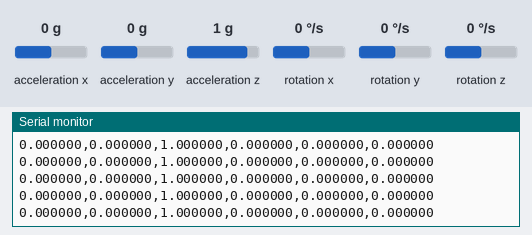
The sketch below on a simulated ESP8266 (NodeMCU). On the bench: the last lines printed to the serial monitor. Wiring (inferred from the names in the program): MPU-6050 motion sensor at I2C address 0x68. Inputs (shaded band) come from the test bench; at power-on: rotation x 0 °/s, acceleration x 0 g, rotation y 0 °/s, rotation z 0 °/s, acceleration y 0 g, acceleration z 1 g. WiFi joins after 1.5 s; servers stay silent unless stated.

Above: at 3.1 s.
3.2 s: rotation x set to -192 °/s
At 3.28 s:
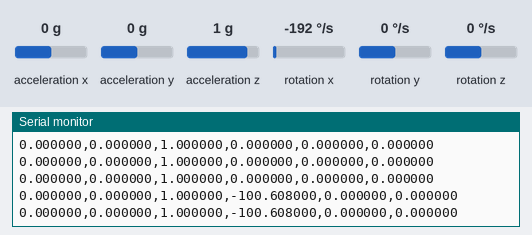
6.2 s: acceleration x set to -1.4 g
At 6.24 s:
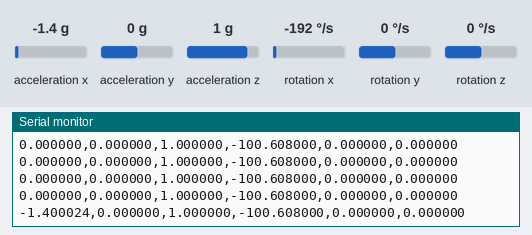
9.2 s: rotation y set to -192 °/s
At 9.31 s:
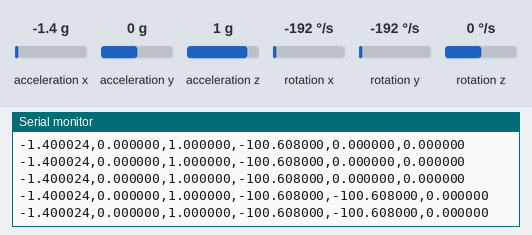
12.2 s: rotation z set to -192 °/s
At 12.28 s:
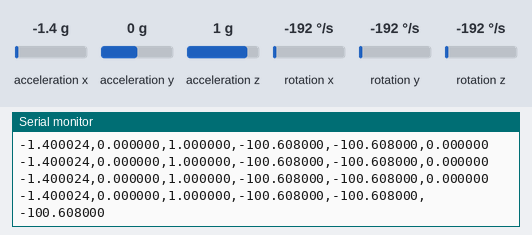
15.2 s: rotation x set to 0 °/s
At 15.25 s:
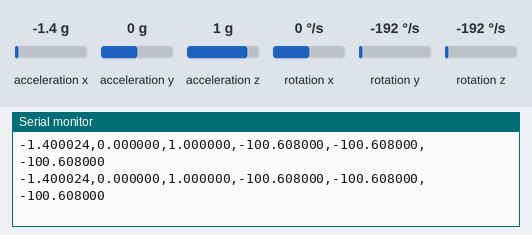

Measured:
- after the input at 3.2 s, the serial monitor: prints a new line at once (image 1)
- after the input at 6.2 s, the serial monitor: prints a new line at once (image 2)
- after the input at 9.2 s, the serial monitor: prints a new line at once (image 3)
- after the input at 12.2 s, the serial monitor: prints a new line at once (image 4)

The sketch:

gyro_acc_read.ino
```cpp
#include <Wire.h>
#include "wifi_connect.h"
double accx, accy,accz, gyrox,gyroy,gyroz,temp,magx,magy,magz,magx_ses,magy_ses,magz_ses;
const int Mpu=0x68;
const int MAG_ADDR = 0x0C; // 0x say that we are working with hex numbers and 0C is the magnetometer sensor adress in hex (from data sheet)
float asax, asay, asaz;
int8_t Msens_x,Msens_y, Msens_z;
int16_t mag_xL, mag_xH, mag_yL, mag_yH, mag_zL, mag_zH;
int8_t control_1;
int8_t status_1;
int8_t status_2;
float Yaw;
int16_t mag_x, mag_y, mag_z;

void setup()
{
Wire.begin();
Wire.setClock(400000); // I2C clock rate ,You can delete it but it helps the speed of I2C (default rate is 100000 Hz)
delay(100);
// turn Mpu on
Wire.beginTransmission(Mpu);
Wire.write(0x6B);  // Power register
Wire.write(0);     // wakes up the MPU-6050
Wire.endTransmission();
//

delay(100);
// Configure Gyro
Wire.beginTransmission(Mpu);
Wire.write(0x1B); // Gyro Config
Wire.write(0x0); // (0: 250 dps (131 LSB/dps); 1: 500 dps (65.5 LSB/dps) ; 2: 1000 dps ( 32.8 LSB/dps) ; 3: 2000 dps (16.4 LSB/dps)
Wire.endTransmission();
//

delay(100);
// Configure Accelerometer
Wire.beginTransmission(Mpu);
Wire.write(0x1C); // Accelerometer  Config
Wire.write(0x0); // (0: 2g (16384 LSB/g); 1: 4g (8192 LSB/g) ; 2: 8g ( 4096 LSB/g) ; 3: 16g (2048 LSB/g)
Wire.endTransmission();

Serial.begin(9600);  //Setting the baudrate
delay(100);
wifi_connect();

}
void loop()
{
// Get data from MPU
Wire.beginTransmission(Mpu);
Wire.write(0x3B);
Wire.endTransmission();
Wire.requestFrom(Mpu,14,true);
char sensor_data[40];
accx=(int16_t)(Wire.read()<<8|Wire.read())/16384.00; // g
accy=(int16_t)(Wire.read()<<8|Wire.read())/16384.00; // g
accz=(int16_t)(Wire.read()<<8|Wire.read())/16384.00; // g
temp=(int16_t)(Wire.read()<<8|Wire.read())/340.00 + 36.53;  // Celsus
gyrox=(int16_t)(Wire.read()<<8|Wire.read())/250.00; // Dps
gyroy=(int16_t)(Wire.read()<<8|Wire.read())/250.00; // Dps
gyroz=(int16_t)(Wire.read()<<8|Wire.read())/250.00; // Dp
sprintf(sensor_data,"%lf,%lf,%lf,%lf,%lf,%lf \n",accx,accy,accz,gyrox,gyroy,gyroz);

send_udp_packet(sensor_data);
Serial.print(sensor_data);


}
```

wifi_connect.h
```cpp
#include <ESP8266WiFi.h>
#include <WiFiUdp.h>

const char* ssid = "Localhost";
const char* password = "8976152032";
WiFiUDP Udp;

void wifi_connect(){
    WiFi.begin(ssid, password);
    while (WiFi.status() != WL_CONNECTED){
    delay(500);
    Serial.print(".");
  }
  }

void send_udp_packet(char sensor_data[]){
  Udp.beginPacket("192.168.0.105", 4000);
  Udp.write(sensor_data);
  Udp.endPacket();
  }
```
